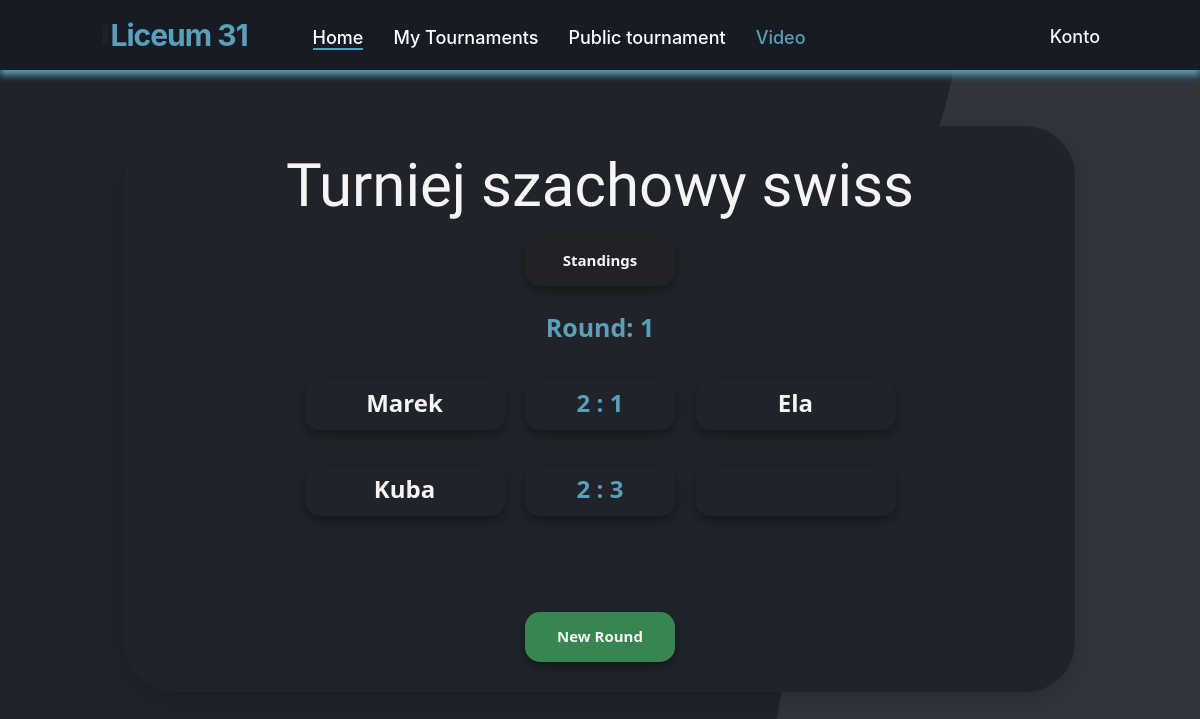
Page /schedule (signed in) on the committed database.
### website/models.py (models this page shows)
class Tournament(db.Model):
    id = db.Column(db.Integer,primary_key=True)
    user_id = db.Column(db.Integer,db.ForeignKey('user.id'))
    name = db.Column(db.String(150))
    date = db.Column(db.Date)
    location = db.Column(db.String(150))
    discipline = db.Column(db.String(150))
    type = db.Column(db.String(150))
    status = db.Column(db.String(150), default="upcoming")
    is_public = db.Column(db.Boolean(),default=False)
    current_round_number = db.Column(db.Integer(),default=0)
    max_rounds = db.Column(db.Integer())
    edited_dual_id = db.Column(db.Integer())
    rounds = db.relationship('Round')
    duals = db.relationship('Dual')
    opponents = db.relationship('Opponent')
    standings = db.relationship('Standing')

class Round(db.Model):
    id = db.Column(db.Integer,primary_key=True)
    tournament_id = db.Column(db.Integer,db.ForeignKey('tournament.id'))
    number = db.Column(db.Integer)
    duals = db.relationship('Dual')

class Dual(db.Model):
    id = db.Column(db.Integer,primary_key=True)
    tournament_id = db.Column(db.Integer,db.ForeignKey('tournament.id'))
    round_id = db.Column(db.Integer,db.ForeignKey('round.id'))
    opponent1_id = db.Column(db.Integer,db.ForeignKey('opponent.id'))
    opponent2_id = db.Column(db.Integer,db.ForeignKey('opponent.id'))
    opponent_1 = db.relationship('Opponent', foreign_keys=[opponent1_id])
    opponent_2 = db.relationship('Opponent', foreign_keys=[opponent2_id])
    score_1 = db.Column(db.Integer)
    score_2 = db.Column(db.Integer)
    date = db.Column(db.DateTime)
    round_number = db.Column(db.Integer)

class Opponent(db.Model):
    id = db.Column(db.Integer,primary_key=True)
    tournament_id = db.Column(db.Integer,db.ForeignKey('tournament.id'))
    standing = db.relationship('Standing')
    name = db.Column(db.String(100000))

### website/views.py (the view)
@views.route('/schedule')
@login_required
def schedule():
    tournamentDTO = TournamentController()
    tournamentDTO.Load(current_user.current_tournament_id)
    return render_template("schedule.html", user=current_user, tournament=tournamentDTO.tournament)

### website/Classes.py (called while the page is built)
    def Load(self, id):
        self.tournament = Tournament.query.get(id)

### website/__init__.py (called while the page is built)
def create_app():
    app = Flask(__name__)
    app.config['SECRET_KEY'] = 'kjabwdlajbal'
    app.config['SQLALCHEMY_DATABASE_URI'] = f'sqlite:///{DB_NAME}'
    app.config['SQLALCHEMY_TRACK_MODIFICATIONS'] = False
    db.init_app(app)  # inicjowanie bazy danych dla aplikacji
    from .views import views
    from .auth import auth
    app.register_blueprint(views, url_prefix='/')
    app.register_blueprint(auth, url_prefix='/')
    from .models import User
    create_datebase(app)
    login_manager = LoginManager()
    login_manager.login_view = 'auth.login'
    login_manager.init_app(app)
    @login_manager.user_loader
    def load_user(id):
        return User.query.get(int(id))
    return app

### website/templates/schedule.html (shortened to what this page needs)
{% extends "base.html" %} {% block title %}Schedule{% endblock %} {% block content %}
<section class="schedule_box_container container_schedule">
    <br />
    <h3 align="center">{{tournament.name}}</h3>
    <tbody class="list-group list-group-flush" id="pary">
        <div align="center">
            <a href="/standings">
                <button type="button" class="btn-danger_nav_schedule">Standings</button>
            </a>
        </div>
        {% for round in tournament.rounds %} {% if round.number
        <=tournament.current_round_number %} <h4 align="center" class="h4_round">Round: {{round.number}}</h4>
            {% for dual in round.duals %}
            <tr class="list-group list-group-flush" id="pary">
                <div align="center">
                    <td class="badge">
                        <button id="btn" class="btn_schedule_list" onClick="showDual({{dual.id}})">
          <div class="btn-danger_nav_list_group_schedule_nick_one" align="left" style="display: inline-block">
              <h4>
              {{dual.opponent_1.name}}
              <br />
            </h4>
          </div>
            <div class="btn-danger_nav_list_group_schedule_point" style="display: inline-block">
              {% if dual.score_1 is none or dual.score_1 is none %}
              <h4 style="color: #a03636; font-weight: 700;"> 0 : 0 </h4>
              {% else %}
              <h4 style="color: #5aa0ba; font-weight: 700;">{{dual.score_1}} : {{dual.score_2}}</h4>
              {% endif %}
            </div>
            <div class="btn-danger_nav_list_group_schedule_nick_two" align="right" style="display: inline-block">
              <h4>{{dual.opponent_2.name}}
              <br />
              </h4>
            </div>
            </button> {% endfor %}
                    </td>
                    <br>
                </div>
                <br />
            </tr>
    </tbody>
    <br> {% endif %} {% endfor %} {% if tournament.current_round_number == 0 or tournament.current_round_number
    < tournament.max_rounds %} <br>
        <div align="center">
            <a href="/generate-new-round">
                <button id="btn" style="background-color: rgb(55, 134, 81)" type="button" class="btn-danger_nav_schedule">
      New Round
    </button>
            </a>
            {% endif %}
        </div>
        <br>
</section>
{% endblock %}

### website/static/style.css (style rules this page uses)
html { scroll-behavior: smooth; }
body { background-image: url("../static/bgp.png"); scroll-behavior: smooth; overflow: overlay; background-repeat: no-repeat; background-attachment: fixed; }
a { color: #fff; font-size: 18px; font-weight: 500; text-decoration: none; }
h3 { color: whitesmoke; font-family: 'Stick No Bills', sans-serif; font-size: 60px; }
.schedule_box_container { background-color: #20242A; height: 250px; width: 700px; box-shadow: 0 8px 30px 0 rgba(0, 0, 0, 0.2); border-radius: 50px; }
.container_schedule { width: 950px; height: auto; margin: 0 auto; margin-top: 5%; }
h4 { font-family: "Segoe UI", Tahoma, Geneva, Verdana, sans-serif; }
.h4_round { font-family: "Segoe UI", Tahoma, Geneva, Verdana, sans-serif; color: #5AA0BA; font-size: 25px; font-weight: 700; margin: 20px; }
.btn-danger_nav_list_group_schedule_point { background-color: #20242A; border: 0; width: 150px; height: 50px; border-radius: 15px; outline: none; box-shadow: 0px 5px 12px rgba(0, 0, 0, 0.4); transition: 0.5s; backface-visibility: hidden; margin: 8px; }
.btn-danger_nav_list_group_schedule_point h4 { color: whitesmoke; font-family: "Segoe UI", Tahoma, Geneva, Verdana, sans-serif; font-weight: bold; padding: 9px; text-align: center; }
.btn-danger_nav_list_group_schedule_nick_one { background-color: #20242A; border: 0; width: 200px; height: 50px; border-radius: 15px; outline: none; box-shadow: 0px 5px 12px rgba(0, 0, 0, 0.4); transition: 0.5s; backface-visibility: hidden; margin: 8px; }
.btn-danger_nav_list_group_schedule_nick_one h4 { color: whitesmoke; font-family: "Segoe UI", Tahoma, Geneva, Verdana, sans-serif; font-weight: bold; padding: 9px; text-align: center; }
.btn-danger_nav_list_group_schedule_nick_two { background-color: #20242A; border: 0; width: 200px; height: 50px; border-radius: 15px; outline: none; box-shadow: 0px 5px 12px rgba(0, 0, 0, 0.4); transition: 0.5s; backface-visibility: hidden; margin: 8px; }
.btn-danger_nav_list_group_schedule_nick_two h4 { color: whitesmoke; font-family: "Segoe UI", Tahoma, Geneva, Verdana, sans-serif; font-weight: bold; padding: 9px; text-align: center; }
.btn_schedule_list { background-color: transparent; border: 0; margin: 9px; border-radius: 20px; }
.btn-danger_nav_schedule { background-color: #202225; border: 0; width: 150px; height: 50px; border-radius: 15px; font-family: "Segoe UI", Tahoma, Geneva, Verdana, sans-serif; color: whitesmoke; font-size: 15px; font-weight: bold; outline: none; box-shadow: 0px 5px 12px rgba(0, 0, 0, 0.4); transition: 0.5s; backface-visibility: hidden; margin-top: 20px; margin: 6px; }

### rows in the picture
Tournament: name "Turniej szachowy swiss"
Round: number "1"
Dual: opponent_1.name "Marek", score_1 "2", score_2 "1", opponent_2.name "Ela"
Dual: opponent_1.name "Kuba", score_1 "2", score_2 "3"
